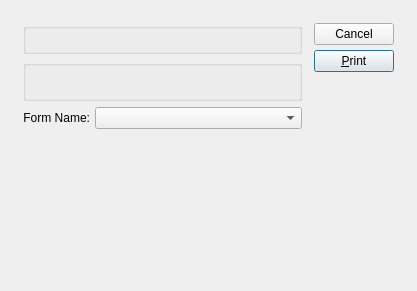
<ui version="4.0" >
 <comment>This file is part of the xtmfg Package for xTuple ERP,
and is Copyright (c) 1999-2014 by OpenMFG LLC, d/b/a xTuple.  It
is licensed to you under the xTuple End-User License Agreement (&quot;the
EULA&quot;), the full text of which is available at www.xtuple.com/EULA.
While the EULA gives you access to source code and encourages your
involvement in the development process, this Package is not free
software.  By using this software, you agree to be bound by the
terms of the EULA.</comment>
 <class>printProductionEntrySheet</class>
 <widget class="QDialog" name="printProductionEntrySheet" >
  <property name="geometry" >
   <rect>
    <x>0</x>
    <y>0</y>
    <width>417</width>
    <height>291</height>
   </rect>
  </property>
  <property name="windowTitle" >
   <string>Print Production Entry Sheet</string>
  </property>
  <layout class="QGridLayout" name="gridLayout_3" >
   <item row="0" column="0" >
    <layout class="QGridLayout" name="gridLayout_2" >
     <property name="margin" >
      <number>12</number>
     </property>
     <property name="spacing" >
      <number>12</number>
     </property>
     <item row="0" column="0" >
      <layout class="QVBoxLayout" name="verticalLayout" >
       <item>
        <widget class="WarehouseGroup" name="_warehouse" >
         <property name="title" >
          <string/>
         </property>
         <property name="fixedSize" >
          <bool>false</bool>
         </property>
        </widget>
       </item>
       <item>
        <widget class="QGroupBox" name="_dateGroup" >
         <property name="title" >
          <string/>
         </property>
         <layout class="QGridLayout" name="gridLayout" >
          <item row="0" column="0" >
           <widget class="DateCluster" name="_dates" />
          </item>
          <item row="0" column="1" >
           <spacer name="spacer652" >
            <property name="orientation" >
             <enum>Qt::Horizontal</enum>
            </property>
            <property name="sizeType" >
             <enum>QSizePolicy::Expanding</enum>
            </property>
            <property name="sizeHint" stdset="0" >
             <size>
              <width>0</width>
              <height>10</height>
             </size>
            </property>
           </spacer>
          </item>
         </layout>
        </widget>
       </item>
       <item>
        <layout class="QHBoxLayout" >
         <property name="spacing" >
          <number>5</number>
         </property>
         <item>
          <widget class="QLabel" name="_formLit" >
           <property name="sizePolicy" >
            <sizepolicy vsizetype="Fixed" hsizetype="Fixed" >
             <horstretch>0</horstretch>
             <verstretch>0</verstretch>
            </sizepolicy>
           </property>
           <property name="text" >
            <string>Form Name:</string>
           </property>
           <property name="alignment" >
            <set>Qt::AlignRight|Qt::AlignTrailing|Qt::AlignVCenter</set>
           </property>
          </widget>
         </item>
         <item>
          <widget class="XComboBox" name="_form" >
           <property name="sizePolicy" >
            <sizepolicy vsizetype="Fixed" hsizetype="Expanding" >
             <horstretch>0</horstretch>
             <verstretch>0</verstretch>
            </sizepolicy>
           </property>
          </widget>
         </item>
        </layout>
       </item>
       <item>
        <spacer name="Spacer4" >
         <property name="orientation" >
          <enum>Qt::Vertical</enum>
         </property>
         <property name="sizeType" >
          <enum>QSizePolicy::Expanding</enum>
         </property>
         <property name="sizeHint" stdset="0" >
          <size>
           <width>20</width>
           <height>0</height>
          </size>
         </property>
        </spacer>
       </item>
      </layout>
     </item>
     <item row="0" column="1" >
      <layout class="QVBoxLayout" >
       <property name="spacing" >
        <number>5</number>
       </property>
       <item>
        <widget class="QPushButton" name="_close" >
         <property name="text" >
          <string>Cancel</string>
         </property>
        </widget>
       </item>
       <item>
        <widget class="QPushButton" name="_print" >
         <property name="text" >
          <string>&amp;Print</string>
         </property>
         <property name="default" >
          <bool>true</bool>
         </property>
        </widget>
       </item>
       <item>
        <spacer name="Spacer38" >
         <property name="orientation" >
          <enum>Qt::Vertical</enum>
         </property>
         <property name="sizeType" >
          <enum>QSizePolicy::Expanding</enum>
         </property>
         <property name="sizeHint" stdset="0" >
          <size>
           <width>20</width>
           <height>20</height>
          </size>
         </property>
        </spacer>
       </item>
      </layout>
     </item>
    </layout>
   </item>
  </layout>
 </widget>
 <layoutdefault spacing="6" margin="11" />
 <pixmapfunction>qPixmapFromMimeSource</pixmapfunction>
 <customwidgets>
  <customwidget>
   <class>DateCluster</class>
   <extends>QWidget</extends>
   <header>datecluster.h</header>
  </customwidget>
  <customwidget>
   <class>WarehouseGroup</class>
   <extends>QGroupBox</extends>
   <header>warehousegroup.h</header>
  </customwidget>
  <customwidget>
   <class>XComboBox</class>
   <extends>QComboBox</extends>
   <header>xcombobox.h</header>
  </customwidget>
 </customwidgets>
 <tabstops>
  <tabstop>_warehouse</tabstop>
  <tabstop>_dates</tabstop>
  <tabstop>_form</tabstop>
  <tabstop>_print</tabstop>
  <tabstop>_close</tabstop>
 </tabstops>
 <resources/>
 <connections>
  <connection>
   <sender>_close</sender>
   <signal>clicked()</signal>
   <receiver>printProductionEntrySheet</receiver>
   <slot>reject()</slot>
   <hints>
    <hint type="sourcelabel" >
     <x>20</x>
     <y>20</y>
    </hint>
    <hint type="destinationlabel" >
     <x>20</x>
     <y>20</y>
    </hint>
   </hints>
  </connection>
 </connections>
</ui>
